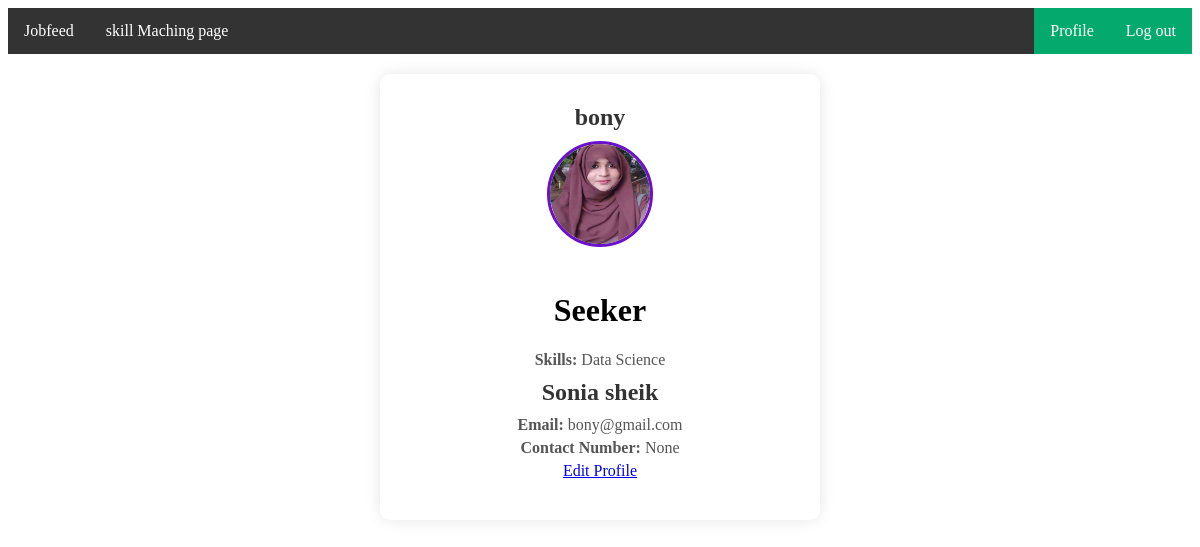
The app's page /ProfilePage/ (signed in) with its own data.
### myApp/models.py (models this page shows, shortened)
class customUser(AbstractUser):
    USER=[
        ('recruiter','Recruiter'),
        ('seeker','Seeker'),
    ]
    user_type=models.CharField(choices=USER,max_length=100,null=True)
    Profile_Pic=models.ImageField(upload_to='Media/Profile_Pic',null=True)
    contact_no=models.CharField(max_length=100,null=True)

class seekerProfileModel(models.Model):
    SKILLS=[
        ('Python','Python'),
        ('Java','Java'),
        ('C++','C++'),
        ('Data Science','Data Science'),
        ('Machine Learning','Machine Learning'),
    ]
    user=models.OneToOneField(customUser,on_delete=models.CASCADE,related_name='seekerProfile')
    skills=models.CharField(max_length=100,choices=SKILLS,null=True)

### myProject/views.py (the view)
# urls.py: path("ProfilePage/", profilePage, name="profilePage"),
@login_required
def profilePage(request):
    return render(request,"profilePage.html")

### Template/profilePage.html (shortened to what this page needs)
{% extends 'base.html' %}
{% block body %}
<div class="profile-container">
    <h2>{{ request.user.username }}</h2>
    <img src="/{{request.user.Profile_Pic }}" alt="Profile Picture">
    {% if request.user.user_type == 'seeker' %}
    <h1>Seeker</h1>
    <p><strong>Skills:</strong> {{ request.user.seekerProfile.skills | title}}</p>
    {% endif %}
    <h2>{{ request.user.first_name }} {{ request.user.last_name }}</h2>
    <p><strong>Email:</strong> {{ request.user.email }}</p>
    <p><strong>Contact Number:</strong> {{ request.user.contact_no }}</p>
    <a href="{% url 'editprofile' %}">Edit Profile</a>
</div>
{% endblock body %}

### Template/profilePage.html (style rules this page uses)
.profile-container { background-color: white; padding: 20px; border-radius: 10px; box-shadow: 0 0 15px rgba(0, 0, 0, 0.1); width: 400px; text-align: center; margin: 20px auto; }
.profile-container img { width: 100px; height: 100px; border-radius: 50%; margin-bottom: 20px; border: 3px solid #6a11cb; }
h2 { margin: 10px 0; color: #333; }
p { margin: 5px 0; color: #555; }

### records on screen
customUser: user.username "bony", user.Profile_Pic (picture), user.seekerProfile.skills "Data Science", user.first_name "Sonia", user.last_name "sheik", user.email "bony@gmail.com", user.contact_no "None"
